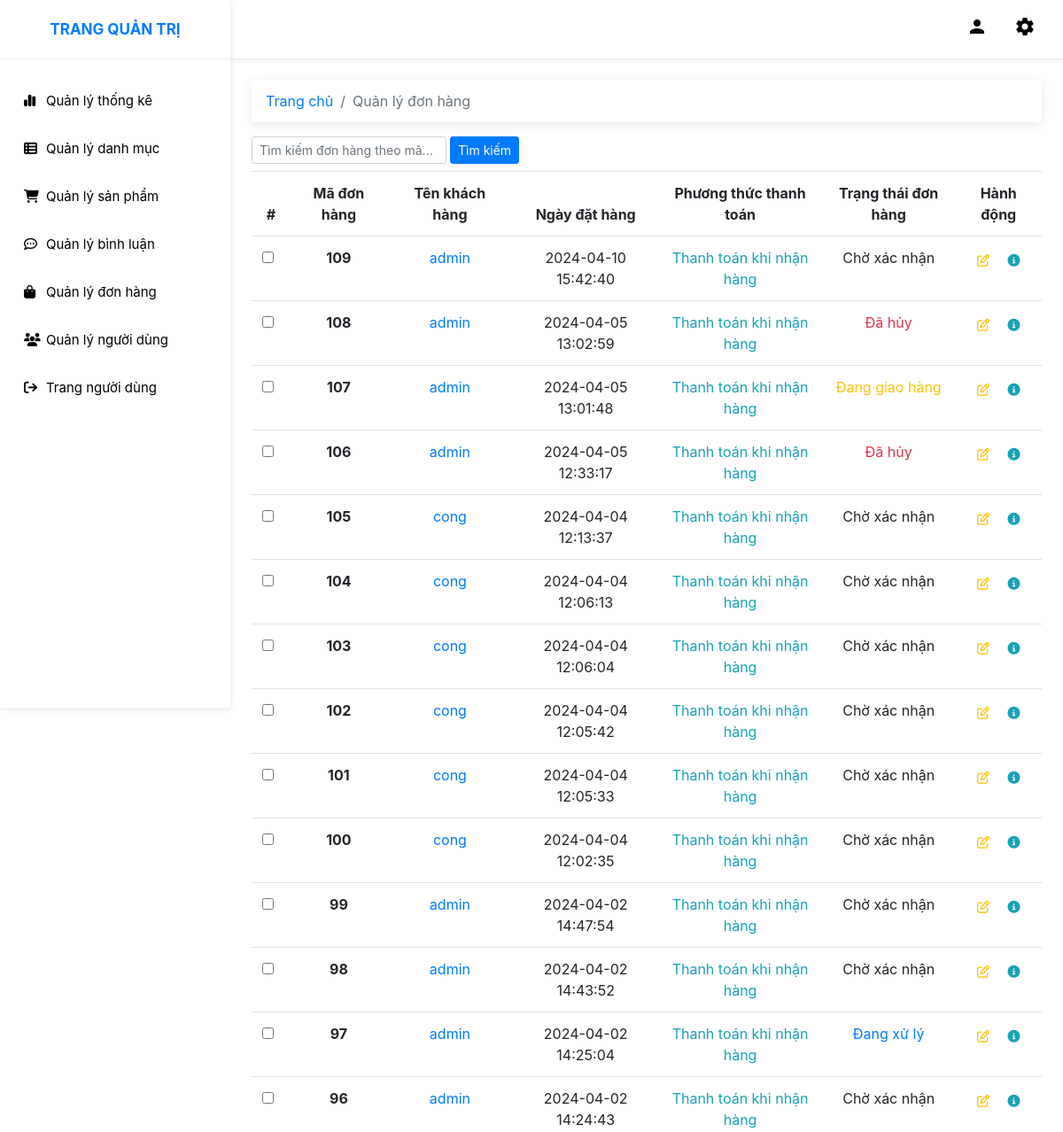
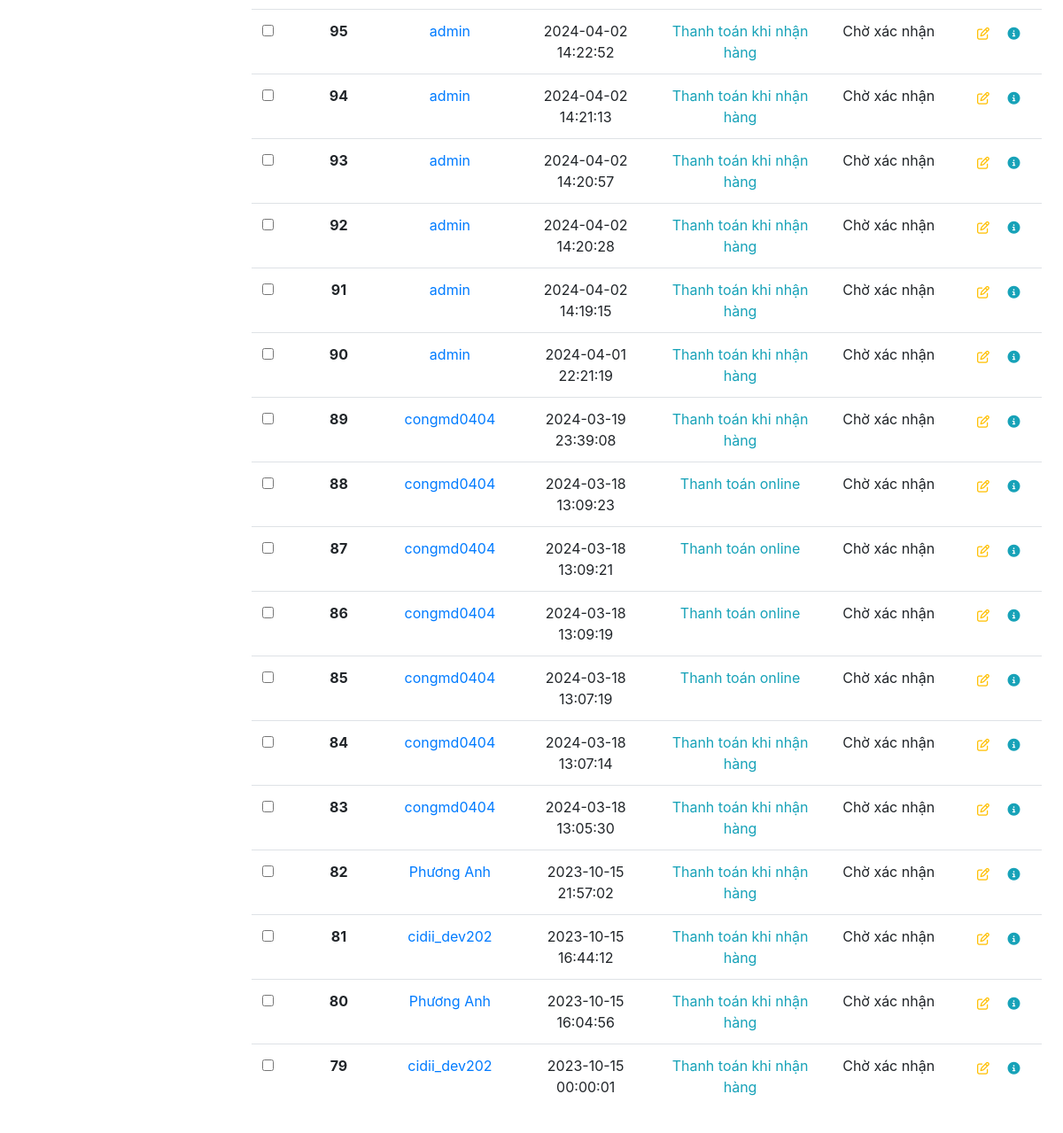
The app's page /admin/index.php?act=order with its own data (2 pictures, top to bottom).
### tables this page shows
CREATE TABLE `bill` (
  `id` int(11) NOT NULL,
  `id_user` int(11) DEFAULT 0,
  `bill_name` varchar(255) NOT NULL,
  `bill_address` varchar(255) NOT NULL,
  `bill_phone` varchar(50) NOT NULL,
  `bill_note` varchar(255) DEFAULT NULL,
  `bill_email` varchar(100) NOT NULL,
  `bill_pay_method` tinyint(1) NOT NULL DEFAULT 1 COMMENT '1. Thanh toán khi nhận hàng\r\n2. Thanh toán online',
  `order_date` datetime NOT NULL,
  `total` int(10) NOT NULL DEFAULT 0,
  `bill_status` tinyint(1) DEFAULT 0 COMMENT '0. Chờ xác nhận 1. Đang xử lý 2. Đang giao hàng 3. Đã giao hàng 4. Đã hủy 5. Bị hủy bỏ',
  `receive_name` varchar(255) NOT NULL,
  `receive_address` varchar(255) NOT NULL,
  `receive_phone` varchar(50) NOT NULL
);

### model/pdo.php (called while the page is built, shortened)
<?php
function pdo_get_connection(){
    $dburl = "mysql:host=localhost;dbname=duan1;charset=utf8";
    $username = 'root';
    $password = '';
    $conn = new PDO($dburl, $username, $password);
    $conn->setAttribute(PDO::ATTR_ERRMODE, PDO::ERRMODE_EXCEPTION);
    return $conn;
}
function pdo_query($sql){
    $sql_args = array_slice(func_get_args(), 1);
    try{
        $conn = pdo_get_connection();
        $stmt = $conn->prepare($sql);
        $stmt->execute($sql_args);
        $rows = $stmt->fetchAll();
        return $rows;
    }
    catch(PDOException $e){
        throw $e;
    }
    finally{
        unset($conn);
    }
}

### model/cart.php (called while the page is built, shortened)
<?php
require_once 'pdo.php';
function bill_select_all_manager($keyword = "", $id_user = 0)
{
    $sql = "SELECT * FROM bill WHERE 1";
    $sql .= " ORDER BY id DESC";
    $list_bill = pdo_query($sql);
    return $list_bill;
}
function get_order_status($bill_status)
{
    switch ($bill_status) {
        case '0':
            $status = "Chờ xác nhận";
            break;
        case '1':
            $status = "Đang xử lý";
            break;
        case '2':
            $status = "Đang giao hàng";
            break;
        case '4':
            $status = "Đã hủy";
            break;
    }
    return $status;
}
function get_order_status_class($bill_status)
{
    switch ($bill_status) {
        case '0':
            $class = "waiting-confirmation";
            break;
        case '1':
            $class = "processing text-primary";
            break;
        case '2':
            $class = "shipping text-warning";
            break;
        case '4':
            $class = "refuse text-danger";
            break;
    }
    return $class;
}

### admin/order/list.php (the view, shortened to what this page needs)
<div class="p-4">
    <nav aria-label="breadcrumb">
        <ol class="breadcrumb">
            <li class="breadcrumb-item"><a href="index.php">Trang chủ</a></li>
            <li class="breadcrumb-item active" aria-current="page">Quản lý đơn hàng</li>
        </ol>
    </nav>
    <div class="mb-2">
        <form class="form-inline" action="index.php?act=order" method="POST">
            <input type="text" name="keyword" class="form-control form-control-sm mr-1 " placeholder="Tìm kiếm đơn hàng theo mã..." style="width: 220px">
            <input type="submit" name="search" class="btn btn-primary btn-sm mr-3" value="Tìm kiếm" />
        </form>
    </div>
    <?php if (isset($list_bill) && is_array($list_bill) && !empty($list_bill)) : ?>
        <table class="table">
            <thead>
                <tr class="text-center">
                    <th class="font-weight-bold w-20px" scope="col">#</th>
                    <th class="font-weight-bold" scope="col">Mã đơn hàng</th>
                    <th class="font-weight-bold" scope="col">Tên khách hàng</th>
                    <th class="font-weight-bold" scope="col">Ngày đặt hàng</th>
                    <th class="font-weight-bold" scope="col">Phương thức thanh toán</th>
                    <th class="font-weight-bold" scope="col">Trạng thái đơn hàng</th>
                    <th class="font-weight-bold" scope="col">Hành động</th>
                </tr>
            </thead>
            <tbody>
                <?php foreach ($list_bill as $bill) : ?>
                    <?php
                    extract($bill);
                    $order_status = get_order_status($bill['bill_status']);
                    $classNameStatus = get_order_status_class($bill['bill_status']);
                    ?>
                    <tr class="text-center">
                        <td scope="row">
                            <div class="form-check">
                                <input class="form-check-input" type="checkbox" value="">
                            </div>
                        </td>
                        <th><?= $bill['id'] ?></th>
                        <td class="text-primary"><?= $bill['bill_name'] ?></td>
                        <td><?= $bill['order_date'] ?></td>
                        <td class="text-info"><?= $bill['bill_pay_method'] == 1 ? 'Thanh toán khi nhận hàng' : 'Thanh toán online' ?></td>
                        <td class="<?= $classNameStatus ?>"><?= $order_status ?></td>
                        <td>
                            <a href="index.php?act=order-detail&id=<?= $bill['id'] ?>" title="Sửa" class="btn btn-outline-warning btn-sm border border-0"><i class="fa-regular fa-pen-to-square"></i></a>
                            <button type="button" class="btn btn-outline-info btn-sm border border-0" title="Chi tiết đơn hàng" data-order-id="<?= $bill['id'] ?>" onclick="showOrderDetail(<?= $bill['id'] ?>)">
                                <i class="fa-solid fa-circle-info"></i>
                            </button>
                        </td>
                    </tr>
                <?php endforeach; ?>
            </tbody>
        </table>
    <?php else : ?>
        <div class="text-center">
            <img src="https://res.cloudinary.com/do9rcgv5s/image/upload/v1695886519/cooky%20market%20-%20PHP/e2i0tysgmmogurexye75.jpg" width="505px" alt="No data" />
        </div>
    <?php endif; ?>
</div>

### assets/css/admin.css (style rules this page uses)
body, html { line-height: 1.8; font-family: "Roboto", sans-serif; color: #ffffff; text-rendering: optimizeLegibility !important; -webkit-font-smoothing: antialiased !important; font-weight: 400; margin: 0px; padding: 0px; }
a { color: #333; font-weight: 400; }
button { cursor: pointer; }
ul, ol { padding: 0; margin: 0px; list-style: none; }
a, a:hover, a:focus { color: #333; text-decoration: none; transition: all 0.3s; }
.breadcrumb { box-shadow: rgba(0, 0, 0, 0.09) 0px 3px 12px; margin-bottom: 30px; background-color: #ffffff !important; }
.w-20px { width: 20px; }
.text-info { color: #03a9f4 !important; }
.table > thead > tr > th { border-bottom-width: 1px; font-size: 16px; font-weight: 400; }

### records on screen
bill: id "109", bill_name "admin", order_date "2024-04-10 15:42:40", bill_pay_method "Thanh toán khi nhận hàng", bill_status "Chờ xác nhận"
bill: id "108", bill_name "admin", order_date "2024-04-05 13:02:59", bill_pay_method "Thanh toán khi nhận hàng", bill_status "Đã hủy"
bill: id "107", bill_name "admin", order_date "2024-04-05 13:01:48", bill_pay_method "Thanh toán khi nhận hàng", bill_status "Đang giao hàng"
bill: id "106", bill_name "admin", order_date "2024-04-05 12:33:17", bill_pay_method "Thanh toán khi nhận hàng", bill_status "Đã hủy"
bill: id "105", bill_name "cong", order_date "2024-04-04 12:13:37", bill_pay_method "Thanh toán khi nhận hàng", bill_status "Chờ xác nhận"
bill: id "104", bill_name "cong", order_date "2024-04-04 12:06:13", bill_pay_method "Thanh toán khi nhận hàng", bill_status "Chờ xác nhận"
bill: id "103", bill_name "cong", order_date "2024-04-04 12:06:04", bill_pay_method "Thanh toán khi nhận hàng", bill_status "Chờ xác nhận"
bill: id "102", bill_name "cong", order_date "2024-04-04 12:05:42", bill_pay_method "Thanh toán khi nhận hàng", bill_status "Chờ xác nhận"
bill: id "101", bill_name "cong", order_date "2024-04-04 12:05:33", bill_pay_method "Thanh toán khi nhận hàng", bill_status "Chờ xác nhận"
bill: id "100", bill_name "cong", order_date "2024-04-04 12:02:35", bill_pay_method "Thanh toán khi nhận hàng", bill_status "Chờ xác nhận"
bill: id "99", bill_name "admin", order_date "2024-04-02 14:47:54", bill_pay_method "Thanh toán khi nhận hàng", bill_status "Chờ xác nhận"
bill: id "98", bill_name "admin", order_date "2024-04-02 14:43:52", bill_pay_method "Thanh toán khi nhận hàng", bill_status "Chờ xác nhận"
bill: id "97", bill_name "admin", order_date "2024-04-02 14:25:04", bill_pay_method "Thanh toán khi nhận hàng", bill_status "Đang xử lý"
bill: id "96", bill_name "admin", order_date "2024-04-02 14:24:43", bill_pay_method "Thanh toán khi nhận hàng", bill_status "Chờ xác nhận"
bill: id "95", bill_name "admin", order_date "2024-04-02 14:22:52", bill_pay_method "Thanh toán khi nhận hàng", bill_status "Chờ xác nhận"
bill: id "94", bill_name "admin", order_date "2024-04-02 14:21:13", bill_pay_method "Thanh toán khi nhận hàng", bill_status "Chờ xác nhận"
bill: id "93", bill_name "admin", order_date "2024-04-02 14:20:57", bill_pay_method "Thanh toán khi nhận hàng", bill_status "Chờ xác nhận"
bill: id "92", bill_name "admin", order_date "2024-04-02 14:20:28", bill_pay_method "Thanh toán khi nhận hàng", bill_status "Chờ xác nhận"
bill: id "91", bill_name "admin", order_date "2024-04-02 14:19:15", bill_pay_method "Thanh toán khi nhận hàng", bill_status "Chờ xác nhận"
bill: id "90", bill_name "admin", order_date "2024-04-01 22:21:19", bill_pay_method "Thanh toán khi nhận hàng", bill_status "Chờ xác nhận"
bill: id "89", bill_name "congmd0404", order_date "2024-03-19 23:39:08", bill_pay_method "Thanh toán khi nhận hàng", bill_status "Chờ xác nhận"
bill: id "88", bill_name "congmd0404", order_date "2024-03-18 13:09:23", bill_pay_method "Thanh toán online", bill_status "Chờ xác nhận"
bill: id "87", bill_name "congmd0404", order_date "2024-03-18 13:09:21", bill_pay_method "Thanh toán online", bill_status "Chờ xác nhận"
bill: id "86", bill_name "congmd0404", order_date "2024-03-18 13:09:19", bill_pay_method "Thanh toán online", bill_status "Chờ xác nhận"
bill: id "85", bill_name "congmd0404", order_date "2024-03-18 13:07:19", bill_pay_method "Thanh toán online", bill_status "Chờ xác nhận"
bill: id "84", bill_name "congmd0404", order_date "2024-03-18 13:07:14", bill_pay_method "Thanh toán khi nhận hàng", bill_status "Chờ xác nhận"
bill: id "83", bill_name "congmd0404", order_date "2024-03-18 13:05:30", bill_pay_method "Thanh toán khi nhận hàng", bill_status "Chờ xác nhận"
bill: id "82", bill_name "Phương Anh", order_date "2023-10-15 21:57:02", bill_pay_method "Thanh toán khi nhận hàng", bill_status "Chờ xác nhận"
bill: id "81", bill_name "cidii_dev202", order_date "2023-10-15 16:44:12", bill_pay_method "Thanh toán khi nhận hàng", bill_status "Chờ xác nhận"
bill: id "80", bill_name "Phương Anh", order_date "2023-10-15 16:04:56", bill_pay_method "Thanh toán khi nhận hàng", bill_status "Chờ xác nhận"
bill: id "79", bill_name "cidii_dev202", order_date "2023-10-15 00:00:01", bill_pay_method "Thanh toán khi nhận hàng", bill_status "Chờ xác nhận"
